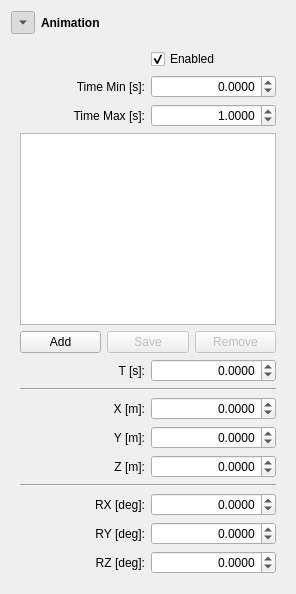
        <widget class="QWidget" name="widgetWrapAnim" native="true">
         <property name="minimumSize">
          <size>
           <width>0</width>
           <height>0</height>
          </size>
         </property>
         <layout class="QGridLayout" name="gridLayout_21">
          <item row="0" column="0">
           <widget class="QToolButton" name="buttonAnim">
            <property name="text">
             <string>...</string>
            </property>
            <property name="checkable">
             <bool>true</bool>
            </property>
            <property name="checked">
             <bool>true</bool>
            </property>
            <property name="arrowType">
             <enum>Qt::DownArrow</enum>
            </property>
           </widget>
          </item>
          <item row="0" column="1">
           <widget class="QLabel" name="labelAnim">
            <property name="font">
             <font>
              <weight>75</weight>
              <bold>true</bold>
             </font>
            </property>
            <property name="text">
             <string>Animation</string>
            </property>
           </widget>
          </item>
          <item row="1" column="0" colspan="2">
           <widget class="QWidget" name="widgetAnim" native="true">
            <property name="minimumSize">
             <size>
              <width>0</width>
              <height>0</height>
             </size>
            </property>
            <layout class="QGridLayout" name="gridLayout_23">
             <item row="4" column="0">
              <widget class="QLabel" name="labelAnimT">
               <property name="text">
                <string>T [s]:</string>
               </property>
               <property name="alignment">
                <set>Qt::AlignRight|Qt::AlignTrailing|Qt::AlignVCenter</set>
               </property>
               <property name="buddy">
                <cstring>spinBoxAnimT</cstring>
               </property>
              </widget>
             </item>
             <item row="11" column="1">
              <widget class="QDoubleSpinBox" name="spinBoxAnimAy">
               <property name="alignment">
                <set>Qt::AlignRight|Qt::AlignTrailing|Qt::AlignVCenter</set>
               </property>
               <property name="decimals">
                <number>4</number>
               </property>
               <property name="minimum">
                <double>-10000000.000000000000000</double>
               </property>
               <property name="maximum">
                <double>10000000.000000000000000</double>
               </property>
              </widget>
             </item>
             <item row="8" column="1">
              <widget class="QDoubleSpinBox" name="spinBoxAnimPz">
               <property name="alignment">
                <set>Qt::AlignRight|Qt::AlignTrailing|Qt::AlignVCenter</set>
               </property>
               <property name="decimals">
                <number>4</number>
               </property>
               <property name="minimum">
                <double>-10000000.000000000000000</double>
               </property>
               <property name="maximum">
                <double>10000000.000000000000000</double>
               </property>
              </widget>
             </item>
             <item row="9" column="0" colspan="2">
              <widget class="Line" name="line_2">
               <property name="orientation">
                <enum>Qt::Horizontal</enum>
               </property>
              </widget>
             </item>
             <item row="6" column="1">
              <widget class="QDoubleSpinBox" name="spinBoxAnimPx">
               <property name="alignment">
                <set>Qt::AlignRight|Qt::AlignTrailing|Qt::AlignVCenter</set>
               </property>
               <property name="decimals">
                <number>4</number>
               </property>
               <property name="minimum">
                <double>-10000000.000000000000000</double>
               </property>
               <property name="maximum">
                <double>10000000.000000000000000</double>
               </property>
              </widget>
             </item>
             <item row="11" column="0">
              <widget class="QLabel" name="labelAnimAy">
               <property name="text">
                <string>RY [deg]:</string>
               </property>
               <property name="alignment">
                <set>Qt::AlignRight|Qt::AlignTrailing|Qt::AlignVCenter</set>
               </property>
               <property name="buddy">
                <cstring>spinBoxAnimAy</cstring>
               </property>
              </widget>
             </item>
             <item row="5" column="0" colspan="2">
              <widget class="Line" name="line">
               <property name="orientation">
                <enum>Qt::Horizontal</enum>
               </property>
              </widget>
             </item>
             <item row="2" column="1">
              <widget class="QDoubleSpinBox" name="spinBoxAnimTimeMax">
               <property name="alignment">
                <set>Qt::AlignRight|Qt::AlignTrailing|Qt::AlignVCenter</set>
               </property>
               <property name="decimals">
                <number>4</number>
               </property>
               <property name="minimum">
                <double>0.000000000000000</double>
               </property>
               <property name="value">
                <double>1.000000000000000</double>
               </property>
              </widget>
             </item>
             <item row="3" column="0" colspan="2">
              <layout class="QGridLayout" name="gridLayout_22">
               <item row="2" column="0">
                <widget class="QPushButton" name="pushButtonAnimAdd">
                 <property name="text">
                  <string>Add</string>
                 </property>
                </widget>
               </item>
               <item row="2" column="1">
                <widget class="QPushButton" name="pushButtonAnimSave">
                 <property name="enabled">
                  <bool>false</bool>
                 </property>
                 <property name="text">
                  <string>Save</string>
                 </property>
                </widget>
               </item>
               <item row="2" column="2">
                <widget class="QPushButton" name="pushButtonAnimRemove">
                 <property name="enabled">
                  <bool>false</bool>
                 </property>
                 <property name="text">
                  <string>Remove</string>
                 </property>
                </widget>
               </item>
               <item row="0" column="0" rowspan="2" colspan="3">
                <widget class="QListWidget" name="listKeyframes"/>
               </item>
              </layout>
             </item>
             <item row="1" column="0">
              <widget class="QLabel" name="labelAnimTimeMin">
               <property name="text">
                <string>Time Min [s]:</string>
               </property>
               <property name="alignment">
                <set>Qt::AlignRight|Qt::AlignTrailing|Qt::AlignVCenter</set>
               </property>
               <property name="buddy">
                <cstring>spinBoxAnimTimeMin</cstring>
               </property>
              </widget>
             </item>
             <item row="1" column="1">
              <widget class="QDoubleSpinBox" name="spinBoxAnimTimeMin">
               <property name="alignment">
                <set>Qt::AlignRight|Qt::AlignTrailing|Qt::AlignVCenter</set>
               </property>
               <property name="decimals">
                <number>4</number>
               </property>
               <property name="minimum">
                <double>-99.989999999999995</double>
               </property>
               <property name="maximum">
                <double>1.000000000000000</double>
               </property>
              </widget>
             </item>
             <item row="12" column="0">
              <widget class="QLabel" name="labelAnimAz">
               <property name="text">
                <string>RZ [deg]:</string>
               </property>
               <property name="alignment">
                <set>Qt::AlignRight|Qt::AlignTrailing|Qt::AlignVCenter</set>
               </property>
               <property name="buddy">
                <cstring>spinBoxAnimAz</cstring>
               </property>
              </widget>
             </item>
             <item row="7" column="1">
              <widget class="QDoubleSpinBox" name="spinBoxAnimPy">
               <property name="alignment">
                <set>Qt::AlignRight|Qt::AlignTrailing|Qt::AlignVCenter</set>
               </property>
               <property name="decimals">
                <number>4</number>
               </property>
               <property name="minimum">
                <double>-10000000.000000000000000</double>
               </property>
               <property name="maximum">
                <double>10000000.000000000000000</double>
               </property>
              </widget>
             </item>
             <item row="7" column="0">
              <widget class="QLabel" name="labelAnimPy">
               <property name="text">
                <string>Y [m]:</string>
               </property>
               <property name="alignment">
                <set>Qt::AlignRight|Qt::AlignTrailing|Qt::AlignVCenter</set>
               </property>
               <property name="buddy">
                <cstring>spinBoxAnimPy</cstring>
               </property>
              </widget>
             </item>
             <item row="2" column="0">
              <widget class="QLabel" name="labelAnimTimeMax">
               <property name="text">
                <string>Time Max [s]:</string>
               </property>
               <property name="alignment">
                <set>Qt::AlignRight|Qt::AlignTrailing|Qt::AlignVCenter</set>
               </property>
               <property name="buddy">
                <cstring>spinBoxAnimTimeMax</cstring>
               </property>
              </widget>
             </item>
             <item row="10" column="0">
              <widget class="QLabel" name="labelAnimAx">
               <property name="text">
                <string>RX [deg]:</string>
               </property>
               <property name="alignment">
                <set>Qt::AlignRight|Qt::AlignTrailing|Qt::AlignVCenter</set>
               </property>
               <property name="buddy">
                <cstring>spinBoxAnimAx</cstring>
               </property>
              </widget>
             </item>
             <item row="4" column="1">
              <widget class="QDoubleSpinBox" name="spinBoxAnimT">
               <property name="alignment">
                <set>Qt::AlignRight|Qt::AlignTrailing|Qt::AlignVCenter</set>
               </property>
               <property name="decimals">
                <number>4</number>
               </property>
               <property name="minimum">
                <double>-10000000.000000000000000</double>
               </property>
               <property name="maximum">
                <double>10000000.000000000000000</double>
               </property>
              </widget>
             </item>
             <item row="12" column="1">
              <widget class="QDoubleSpinBox" name="spinBoxAnimAz">
               <property name="alignment">
                <set>Qt::AlignRight|Qt::AlignTrailing|Qt::AlignVCenter</set>
               </property>
               <property name="decimals">
                <number>4</number>
               </property>
               <property name="minimum">
                <double>-10000000.000000000000000</double>
               </property>
               <property name="maximum">
                <double>10000000.000000000000000</double>
               </property>
              </widget>
             </item>
             <item row="6" column="0">
              <widget class="QLabel" name="labelAnimPx">
               <property name="text">
                <string>X [m]:</string>
               </property>
               <property name="alignment">
                <set>Qt::AlignRight|Qt::AlignTrailing|Qt::AlignVCenter</set>
               </property>
               <property name="buddy">
                <cstring>spinBoxAnimPx</cstring>
               </property>
              </widget>
             </item>
             <item row="8" column="0">
              <widget class="QLabel" name="labelAnimPz">
               <property name="text">
                <string>Z [m]:</string>
               </property>
               <property name="alignment">
                <set>Qt::AlignRight|Qt::AlignTrailing|Qt::AlignVCenter</set>
               </property>
               <property name="buddy">
                <cstring>spinBoxAnimPz</cstring>
               </property>
              </widget>
             </item>
             <item row="10" column="1">
              <widget class="QDoubleSpinBox" name="spinBoxAnimAx">
               <property name="alignment">
                <set>Qt::AlignRight|Qt::AlignTrailing|Qt::AlignVCenter</set>
               </property>
               <property name="decimals">
                <number>4</number>
               </property>
               <property name="minimum">
                <double>-10000000.000000000000000</double>
               </property>
               <property name="maximum">
                <double>10000000.000000000000000</double>
               </property>
              </widget>
             </item>
             <item row="0" column="1">
              <widget class="QCheckBox" name="checkBoxAnimEnabled">
               <property name="text">
                <string>Enabled</string>
               </property>
               <property name="checked">
                <bool>true</bool>
               </property>
              </widget>
             </item>
            </layout>
           </widget>
          </item>
         </layout>
        </widget>
